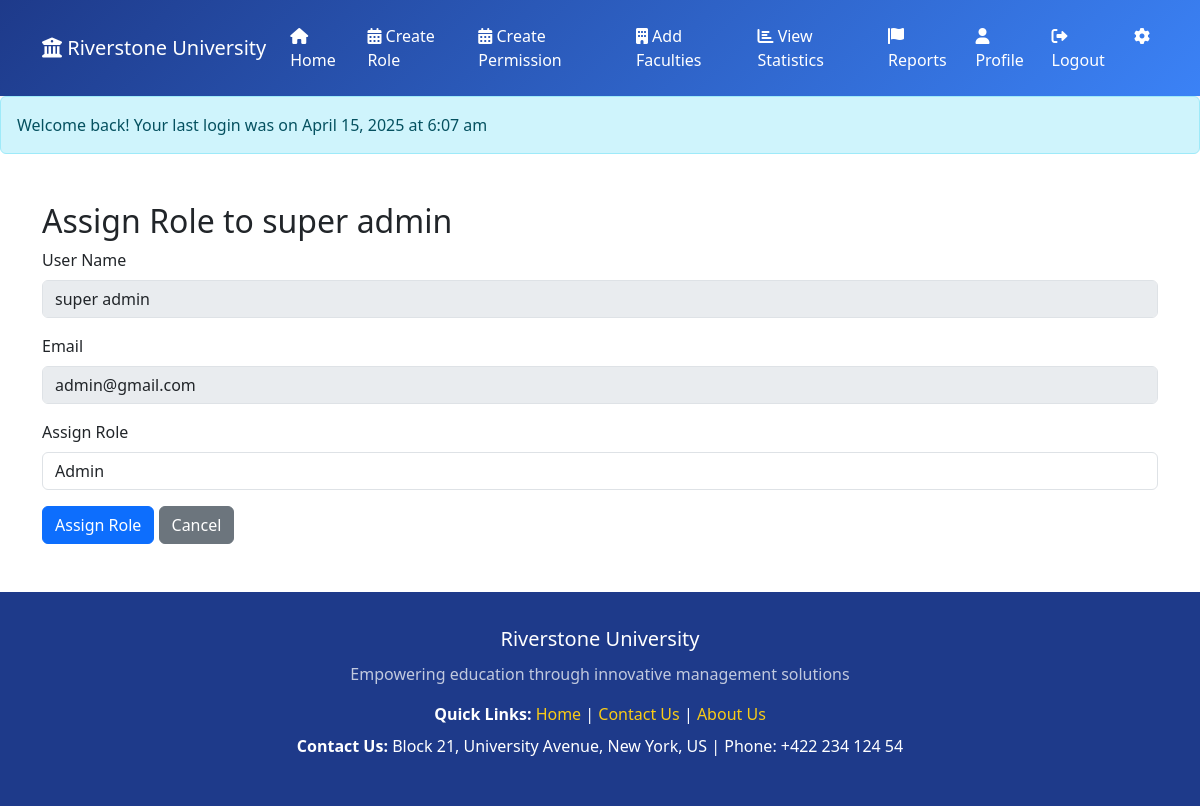
Screenshot of /src/Admin/design/assignrole.php?id=1 (signed in) with the database file from the repository.
### tables this page shows
CREATE TABLE `users` (
  `id` int(11) NOT NULL,
  `name` varchar(50) NOT NULL,
  `email` varchar(50) NOT NULL,
  `address` varchar(50) DEFAULT NULL,
  `phone` varchar(50) DEFAULT NULL,
  `password` varchar(255) NOT NULL,
  `faculty_id` int(11) DEFAULT NULL,
  `created_at` timestamp NOT NULL DEFAULT current_timestamp(),
  `updated_at` timestamp NULL DEFAULT NULL,
  `last_login` timestamp NULL DEFAULT NULL
);

CREATE TABLE `role_user` (
  `user_id` int(11) NOT NULL,
  `role_id` int(11) NOT NULL
);

CREATE TABLE `roles` (
  `id` int(11) NOT NULL,
  `role_name` varchar(50) NOT NULL,
  `created_at` timestamp NOT NULL DEFAULT current_timestamp()
);

### _classes/Libs/Database/MySQL.php (called while the page is built, shortened)
<?php
class MySQL{
    private $dbhost;
    private $dbuser;
    private $dbpass;
    private $dbname;
    public function __construct(
        $dbhost="localhost",
        $dbuser="root",
        $dbpass="",
        $dbname="ewsd")
    {
        $this->dbhost=$dbhost;
        $this->dbuser=$dbuser;
        $this->dbpass=$dbpass;
        $this->dbname=$dbname;
    }
    public function connect(){
        try{
            $this->db=new PDO("mysql:dbhost=$this->dbhost;
            dbname=$this->dbname",
            $this->dbuser,
            $this->dbpass,
            [
                PDO::ATTR_ERRMODE => PDO::ERRMODE_EXCEPTION,
                PDO::ATTR_DEFAULT_FETCH_MODE => PDO::FETCH_OBJ,
            ]
            );
            return $this->db;
        }catch(PDOException $e){
            echo $e->getMessage();
            exit();
        }
    }
}

### _classes/Libs/Database/UsersTable.php (called while the page is built, shortened)
<?php
class UsersTable
{
    private $db;
    public function __construct(MySQL $mysql)
    {
        $this->db = $mysql->connect();
    }
    public function roleall()
    {
        $statement = $this->db->query(
            "SELECT * from roles"
        );
        return $statement->fetchAll();
    }
    public function getuserbyId($id)
    {
        $statement = $this->db->prepare("SELECT * FROM users WHERE id = :id");
        $statement->execute(['id' => $id]);
        return $statement->fetch(PDO::FETCH_OBJ);
    }
    public function getUserRole($id)
    {
        $statement = $this->db->prepare("
            SELECT role_id FROM role_user WHERE user_id = ?
        ");
        $statement->execute([$id]);
        return $statement->fetch(PDO::FETCH_OBJ);
    }
}

### src/Admin/design/assignrole.php (the view, shortened to what this page needs)
<?php
$user_id = $_GET['id'] ?? null;
$table = new UsersTable(new MySQL);
$users=$table->getuserbyId($user_id);
$roles=$table->roleall();
$currentRole = $table->getUserRole($user_id);
?>
<!DOCTYPE html>
<html lang="en">
<head>
    <link rel="stylesheet" href="../../../css/bootstrap.min.css">
</head>
<body>
<?php include "header.php"; ?>
    <div class="container mt-5">
        <h2>Assign Role to <?= $users->name ?></h2>
        <form method="POST">
            <div class="mb-3">
                <label class="form-label">User Name</label>
                <input type="text" class="form-control" value="<?= htmlspecialchars($users->name) ?>" disabled>
            </div>
            <div class="mb-3">
                <label class="form-label">Email</label>
                <input type="email" class="form-control" value="<?= htmlspecialchars($users->email) ?>" disabled>
            </div>
            <div class="mb-3">
                <label class="form-label">Assign Role</label>
                <select name="role_id" class="form-control">
                    <?php foreach ($roles as $role): ?>
                        <option value="<?= $role->id ?>" <?= ($currentRole->role_id ?? '') == $role->id ? 'selected' : '' ?>>
                            <?= $role->role_name ?>
                        </option>
                    <?php endforeach; ?>
                </select>
            </div>
            <button type="submit" class="btn btn-primary">Assign Role</button>
            <a href="dashboard.php" class="btn btn-secondary">Cancel</a>
        </form>
    </div>
    <?php include "footer.php"; ?>
</body>
</html>

### src/Admin/design/header.php (style rules this page uses)
:root { --primary-dark: #1e3a8a; --primary-light: #3b82f6; --accent: #facc15; --light-bg: #f8fafc; }

### src/Admin/design/footer.php (style rules this page uses)
:root { --primary-dark: #1e3a8a; --primary-light: #3b82f6; --secondary: #64748b; --accent: #facc15; --light-bg: #f8fafc; --card-bg: #ffffff; }

### rows the page displays
users: name "super admin", email "admin@gmail.com"
role_user: role_id "Admin"

### other values shown
$_SESSION['login_message'] "Welcome back! Your last login was on April 15, 2025 at 6:07 am"
